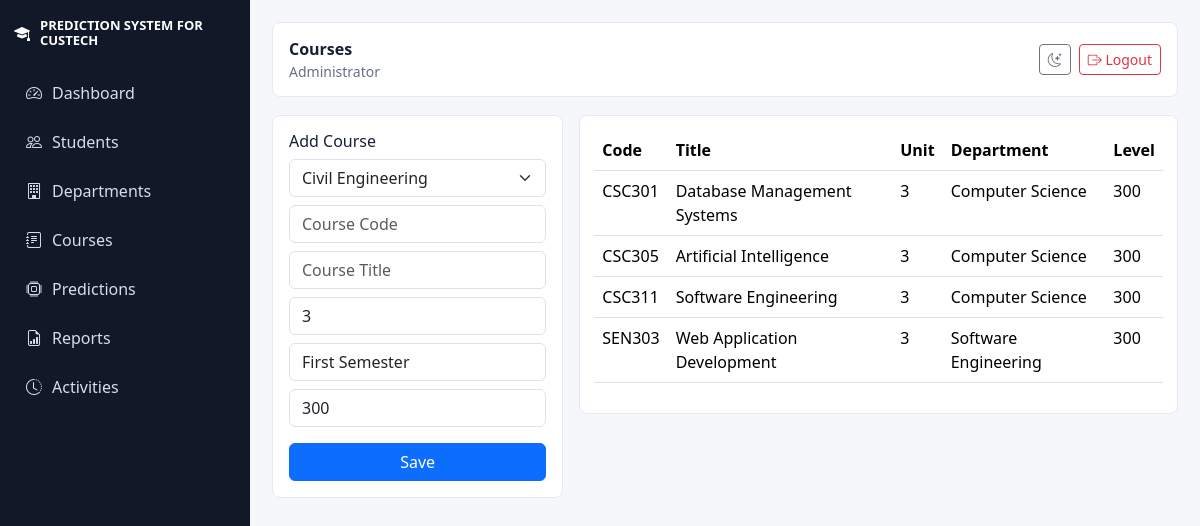
Screenshot of /admin/courses.php (signed in) with the database file from the repository.
### tables this page shows
CREATE TABLE users (id INT AUTO_INCREMENT PRIMARY KEY, role_id INT NOT NULL, username VARCHAR(60) UNIQUE NOT NULL, email VARCHAR(120) UNIQUE NOT NULL, password_hash VARCHAR(255) NOT NULL, status ENUM('active','inactive') DEFAULT 'active', last_login DATETIME NULL, created_at DATETIME, FOREIGN KEY (role_id) REFERENCES roles(id));

CREATE TABLE roles (id INT AUTO_INCREMENT PRIMARY KEY, name VARCHAR(60) UNIQUE NOT NULL, description VARCHAR(255));

CREATE TABLE courses (id INT AUTO_INCREMENT PRIMARY KEY, department_id INT, code VARCHAR(20), title VARCHAR(160), unit INT, semester VARCHAR(40), level VARCHAR(20), created_at DATETIME, FOREIGN KEY (department_id) REFERENCES departments(id));

CREATE TABLE departments (id INT AUTO_INCREMENT PRIMARY KEY, faculty_id INT NOT NULL, name VARCHAR(120) NOT NULL, code VARCHAR(20) UNIQUE, created_at DATETIME, FOREIGN KEY (faculty_id) REFERENCES faculties(id));

### includes/functions.php (called while the page is built, shortened)
<?php
function db(): PDO
{
    static $pdo = null;
    if ($pdo instanceof PDO) {
        return $pdo;
    }
    $dsn = 'mysql:host=' . DB_HOST . ';dbname=' . DB_NAME . ';charset=' . DB_CHARSET;
    $pdo = new PDO($dsn, DB_USER, DB_PASS, [
        PDO::ATTR_ERRMODE => PDO::ERRMODE_EXCEPTION,
        PDO::ATTR_DEFAULT_FETCH_MODE => PDO::FETCH_ASSOC,
        PDO::ATTR_EMULATE_PREPARES => false,
    ]);
    return $pdo;
}
function e(?string $value): string
{
    return htmlspecialchars((string)$value, ENT_QUOTES, 'UTF-8');
}
function url(string $path = ''): string
{
    return BASE_URL . '/' . ltrim($path, '/');
}
function current_user(): ?array
{
    $stmt = db()->prepare('SELECT u.*, r.name AS role_name FROM users u JOIN roles r ON r.id = u.role_id WHERE u.id = ? AND u.status = "active"');
    $stmt->execute([$_SESSION['user_id']]);
    return $stmt->fetch() ?: null;
}
function fetch_all(string $sql, array $params = []): array
{
    $stmt = db()->prepare($sql);
    $stmt->execute($params);
    return $stmt->fetchAll();
}

### admin/courses.php (the view, shortened to what this page needs)
<?php
require_once __DIR__ . '/../includes/functions.php';
$departments = fetch_all('SELECT * FROM departments ORDER BY name');
$courses = fetch_all('SELECT c.*, d.name department FROM courses c LEFT JOIN departments d ON d.id=c.department_id ORDER BY c.level, c.code');
$title = 'Courses';
require __DIR__ . '/../views/partials/header.php';
?>
<div class="row g-3"><div class="col-lg-4"><form class="card p-3" method="post"><input type="hidden" name="csrf_token" value="<?= e(csrf_token()) ?>"><h2 class="h6">Add Course</h2><select name="department_id" class="form-select mb-2"><?php foreach($departments as $d): ?><option value="<?= e((string)$d['id']) ?>"><?= e($d['name']) ?></option><?php endforeach; ?></select><input name="code" class="form-control mb-2" placeholder="Course Code" required><input name="title" class="form-control mb-2" placeholder="Course Title" required><input name="unit" type="number" class="form-control mb-2" value="3"><input name="semester" class="form-control mb-2" value="First Semester"><input name="level" class="form-control mb-3" value="300"><button class="btn btn-primary">Save</button></form></div><div class="col-lg-8"><div class="table-wrap"><table class="table"><thead><tr><th>Code</th><th>Title</th><th>Unit</th><th>Department</th><th>Level</th></tr></thead><tbody><?php foreach($courses as $c): ?><tr><td><?= e($c['code']) ?></td><td><?= e($c['title']) ?></td><td><?= e((string)$c['unit']) ?></td><td><?= e($c['department']) ?></td><td><?= e($c['level']) ?></td></tr><?php endforeach; ?></tbody></table></div></div></div>
<?php require __DIR__ . '/../views/partials/footer.php'; ?>

### views/partials/header.php (shortened to what this page needs)
<?php $user = current_user(); ?>
<!doctype html>
<html lang="en" data-theme="<?= e($_COOKIE['theme'] ?? 'light') ?>">
<head>
    <link href="<?= e(url('assets/vendor/bootstrap/css/bootstrap.min.css')) ?>" rel="stylesheet">
    <link href="<?= e(url('assets/vendor/bootstrap-icons/bootstrap-icons.min.css')) ?>" rel="stylesheet">
    <link href="<?= e(url('assets/css/style.css')) ?>" rel="stylesheet">
</head>
<body>
<div class="app-shell">
<?php if ($user): ?>
    <aside class="sidebar">
        <a class="brand" href="<?= e(url('dashboard.php')) ?>"><i class="bi bi-mortarboard-fill"></i><span>PREDICTION SYSTEM FOR CUSTECH</span></a>
        <nav>
            <a href="<?= e(url('dashboard.php')) ?>"><i class="bi bi-speedometer2"></i> Dashboard</a>
            <?php if (in_array($user['role_name'], ['Super Admin','Administrator'], true)): ?>
                <a href="<?= e(url('admin/students.php')) ?>"><i class="bi bi-people"></i> Students</a>
                <a href="<?= e(url('admin/departments.php')) ?>"><i class="bi bi-building"></i> Departments</a>
                <a href="<?= e(url('admin/courses.php')) ?>"><i class="bi bi-journal-text"></i> Courses</a>
                <a href="<?= e(url('admin/predictions.php')) ?>"><i class="bi bi-cpu"></i> Predictions</a>
                <a href="<?= e(url('admin/reports.php')) ?>"><i class="bi bi-file-earmark-bar-graph"></i> Reports</a>
            <?php endif; ?>
            <a href="<?= e(url('activities.php')) ?>"><i class="bi bi-clock-history"></i> Activities</a>
        </nav>
    </aside>
<?php endif; ?>
<main class="<?= $user ? 'content' : 'public-content' ?>">
<?php if ($user): ?>
    <header class="topbar">
        <div>
            <strong><?= e($title ?? 'Dashboard') ?></strong>
            <small><?= e($user['role_name']) ?></small>
        </div>
        <div class="top-actions">
            <button class="btn btn-sm btn-outline-secondary" id="themeToggle" title="Toggle theme"><i class="bi bi-moon-stars"></i></button>
            <a class="btn btn-sm btn-outline-danger" href="<?= e(url('logout.php')) ?>"><i class="bi bi-box-arrow-right"></i> Logout</a>
        </div>
    </header>
<?php endif; ?>

### views/partials/footer.php (shortened to what this page needs)
</main>
</div>
</body>
</html>

### assets/css/style.css (style rules this page uses)
:root { --bg: #f5f7fb; --panel: #ffffff; --text: #172033; --muted: #667085; --line: #e6eaf0; --primary: #1769aa; --success: #18865b; --danger: #bd2c3c; }
body { background: var(--bg); color: var(--text); font-family: "Segoe UI", Arial, sans-serif; }
.app-shell { min-height: 100vh; display: flex; }
.sidebar { width: 250px; background: #111827; color: white; position: fixed; inset: 0 auto 0 0; padding: 18px 14px; overflow-y: auto; }
.brand { display: flex; gap: 10px; align-items: center; color: white; text-decoration: none; font-weight: 800; margin-bottom: 22px; line-height: 1.15; }
.brand span { font-size: 13px; }
.sidebar nav a { display: flex; align-items: center; gap: 10px; color: #d7deea; text-decoration: none; padding: 11px 12px; border-radius: 8px; margin: 3px 0; }
.content { margin-left: 250px; width: calc(100% - 250px); padding: 22px; }
.topbar { background: var(--panel); border: 1px solid var(--line); border-radius: 8px; padding: 14px 16px; display: flex; justify-content: space-between; align-items: center; margin-bottom: 18px; }
.topbar small { display:block; color: var(--muted); }
.top-actions { display: flex; gap: 8px; }
.card, .table-wrap, .auth-card { background: var(--panel); border: 1px solid var(--line); border-radius: 8px; color: var(--text); }
.table-wrap { padding: 14px; overflow-x: auto; }

### rows the page displays
users: role.name "Administrator"
courses: code "CSC301", title "Database Management Systems", unit "3", department.name "Computer Science", level "300"
courses: code "CSC305", title "Artificial Intelligence", unit "3", department.name "Computer Science", level "300"
courses: code "CSC311", title "Software Engineering", unit "3", department.name "Computer Science", level "300"
courses: code "SEN303", title "Web Application Development", unit "3", department.name "Software Engineering", level "300"

### other values shown
$title "Courses"
form field department_id "Civil Engineering"
